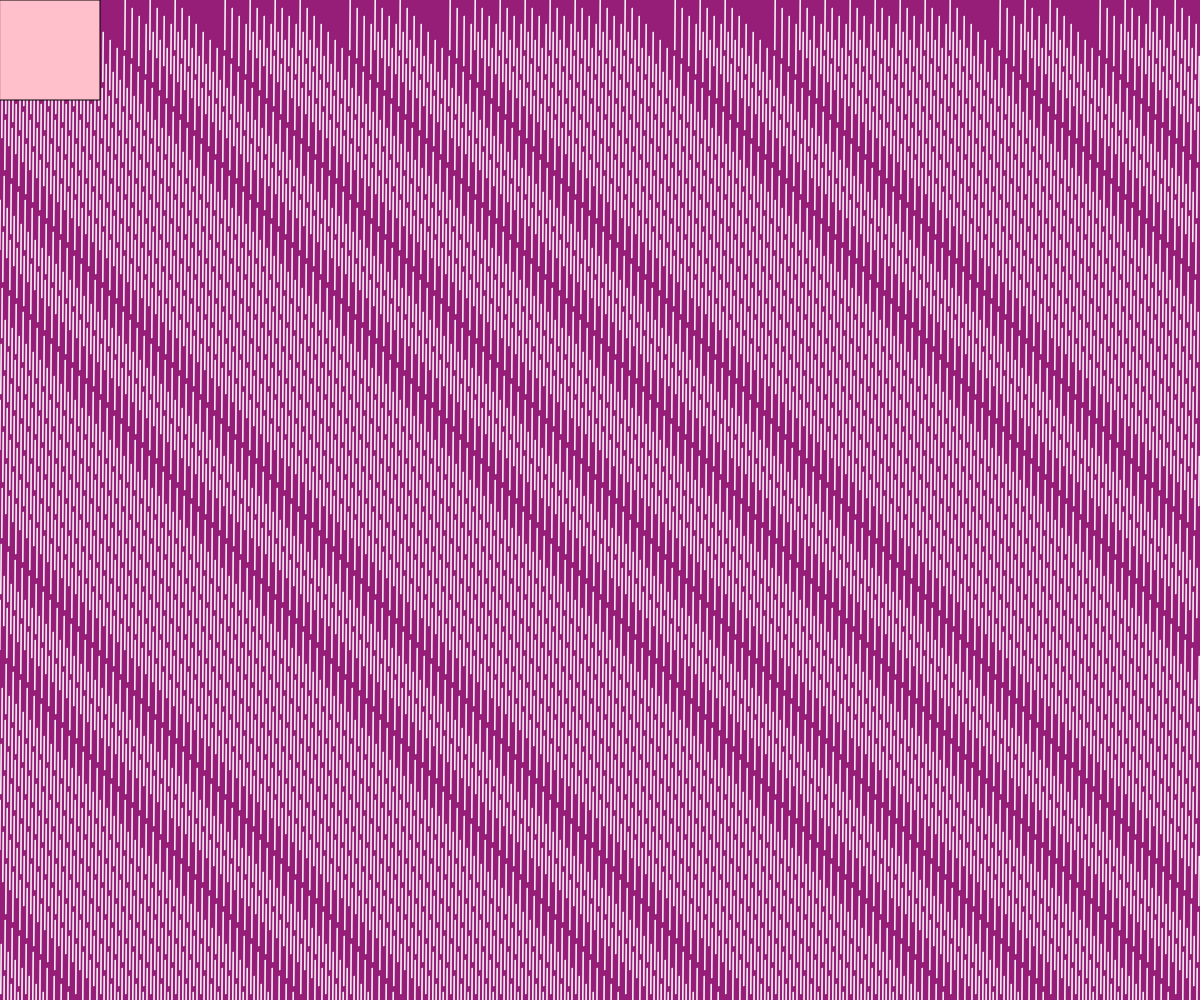
Frame 1 (no input)
Frame 60 (no input): identical to frame 1, image omitted
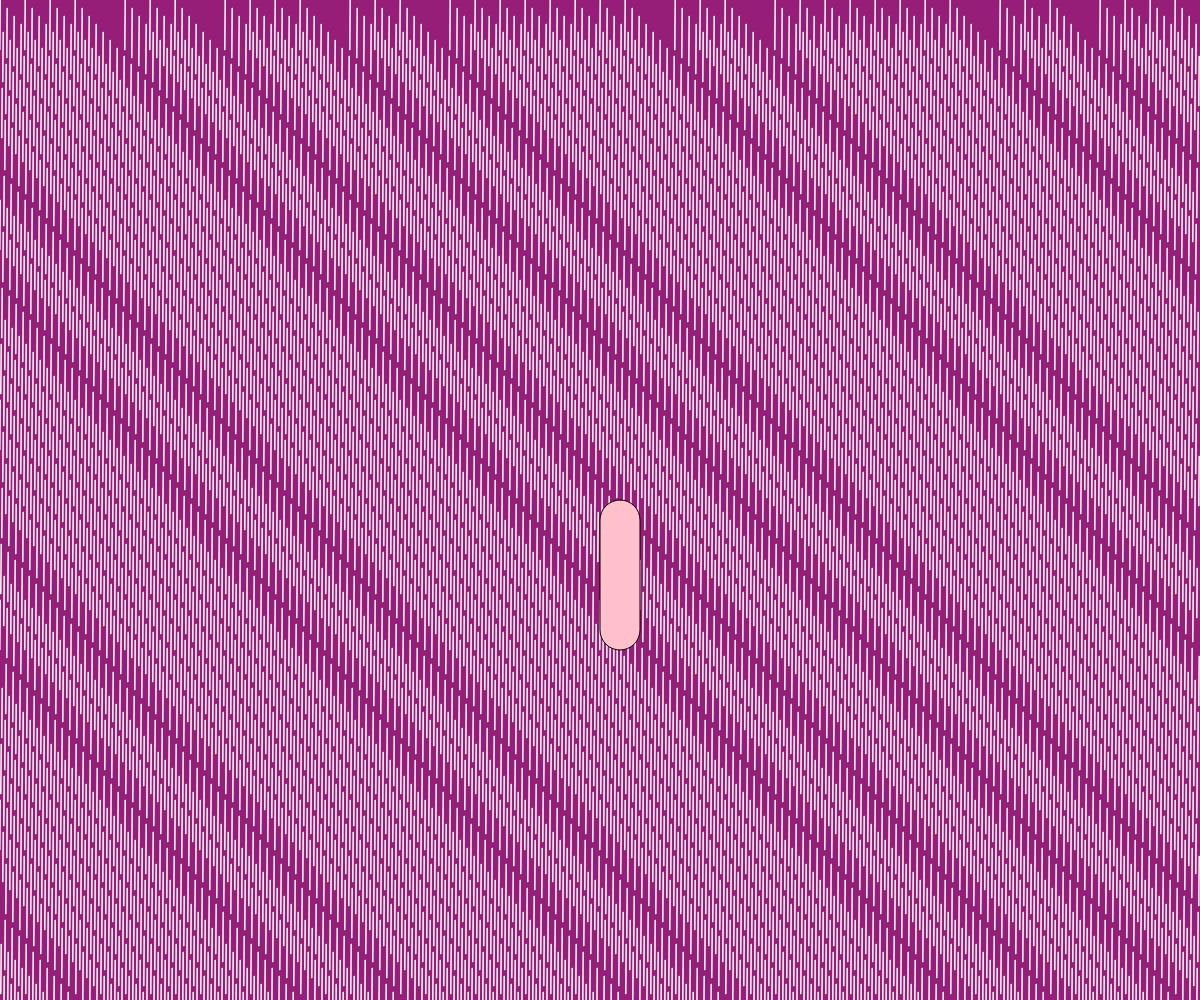
Frame 120 (the mouse pressed at the canvas centre since frame 60)

The p5.js sketch that drew these frames (run headless with seeded random() and noise() and a simulated clock; from frame 60 on, the mouse is pressed at the canvas centre):

// p5.js sketch
// ── sketch.js


function setup(){
    createCanvas(windowWidth,windowHeight);
}

function draw(){
    background(150, 30, 120);
    fill('pink');
    stroke('white');
    for(var i = 0; i < 5000; i++){
        rect((i*7)%width,(i*8)%height,0,50,10);
    }
    
    fill('pink');
    stroke('black');
    if(mouseX < 300){
        rect(mouseX,mouseY,100,100);
    }else{
        rect(mouseX,mouseY,40,150,25);
    }
}
